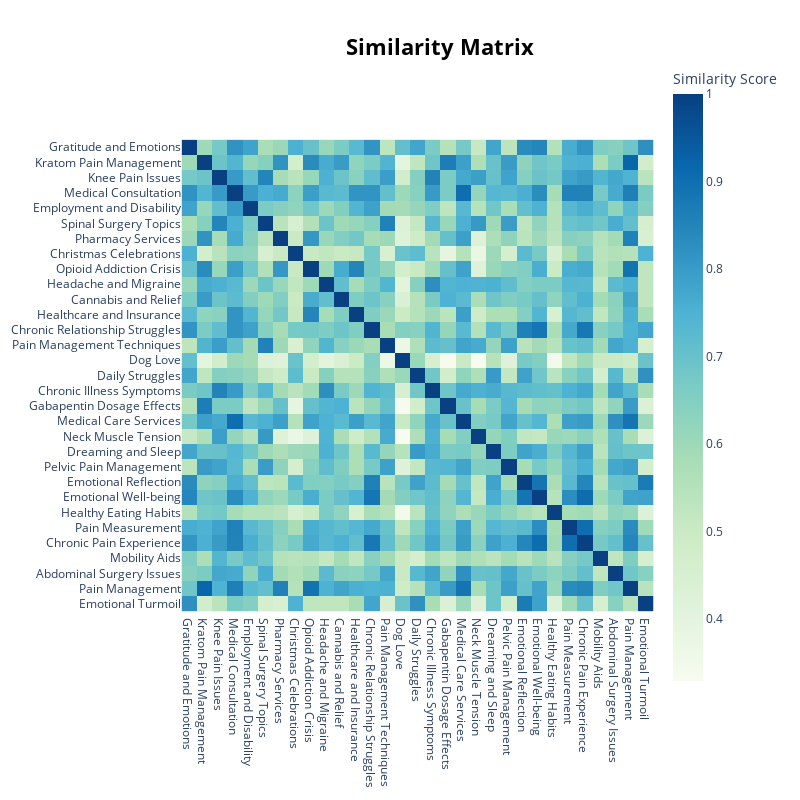

Notebook code cell kept with this figure:
### Code cell
fig = topic_model.visualize_heatmap(custom_labels=True)
fig.show()

### Figure 1 — Plotly figure (JSON) as saved in the notebook; plotly's stock layout.template omitted (floating-point values rounded to 4 significant figures; data arrays with more than 128 entries replaced by an {"elided": "..."} marker saying what was removed)
{"data": [{"coloraxis": "coloraxis", "hovertemplate": "x: %{x}<br>y: %{y}<br>Similarity Score: %{z}<extra></extra>", "name": "0", "type": "heatmap", "x": ["Gratitude and Emotions", "Kratom Pain Management", "Knee Pain Issues", "Medical Consultation", "Employment and Disability", "Spinal Surgery Topics", "Pharmacy Services", "Christmas Celebrations", "Opioid Addiction Crisis", "Headache and Migraine", "Cannabis and Relief", "Healthcare and Insurance", "Chronic Relationship Struggles", "Pain Management Techniques", "Dog Love", "Daily Struggles", "Chronic Illness Symptoms", "Gabapentin Dosage Effects", "Medical Care Services", "Neck Muscle Tension", "Dreaming and Sleep", "Pelvic Pain Management", "Emotional Reflection", "Emotional Well-being", "Healthy Eating Habits", "Pain Measurement", "Chronic Pain Experience", "Mobility Aids", "Abdominal Surgery Issues", "Pain Management", "Emotional Turmoil"], "xaxis": "x", "y": ["Gratitude and Emotions", "Kratom Pain Management", "Knee Pain Issues", "Medical Consultation", "Employment and Disability", "Spinal Surgery Topics", "Pharmacy Services", "Christmas Celebrations", "Opioid Addiction Crisis", "Headache and Migraine", "Cannabis and Relief", "Healthcare and Insurance", "Chronic Relationship Struggles", "Pain Management Techniques", "Dog Love", "Daily Struggles", "Chronic Illness Symptoms", "Gabapentin Dosage Effects", "Medical Care Services", "Neck Muscle Tension", "Dreaming and Sleep", "Pelvic Pain Management", "Emotional Reflection", "Emotional Well-being", "Healthy Eating Habits", "Pain Measurement", "Chronic Pain Experience", "Mobility Aids", "Abdominal Surgery Issues", "Pain Management", "Emotional Turmoil"], "yaxis": "y", "z": {"elided": "31x31 float values"}}], "layout": {"coloraxis": {"colorbar": {"title": {"text": "Similarity Score"}}, "colorscale": [[0, "rgb(247,252,240)"], [0.125, "rgb(224,243,219)"], [0.25, "rgb(204,235,197)"], [0.375, "rgb(168,221,181)"], [0.5, "rgb(123,204,196)"], [0.625, "rgb(78,179,211)"], [0.75, "rgb(43,140,190)"], [0.875, "rgb(8,104,172)"], [1, "rgb(8,64,129)"]]}, "height": 800, "hoverlabel": {"bgcolor": "white", "font": {"family": "Rockwell", "size": 16}}, "legend": {"title": {"text": "Trend"}}, "margin": {"t": 60}, "showlegend": true, "title": {"font": {"color": "Black", "size": 22}, "text": "<b>Similarity Matrix</b>", "x": 0.55, "xanchor": "center", "y": 0.95, "yanchor": "top"}, "width": 800, "xaxis": {"anchor": "y", "constrain": "domain", "domain": [0, 1], "scaleanchor": "y"}, "yaxis": {"anchor": "x", "autorange": "reversed", "constrain": "domain", "domain": [0, 1]}}}
